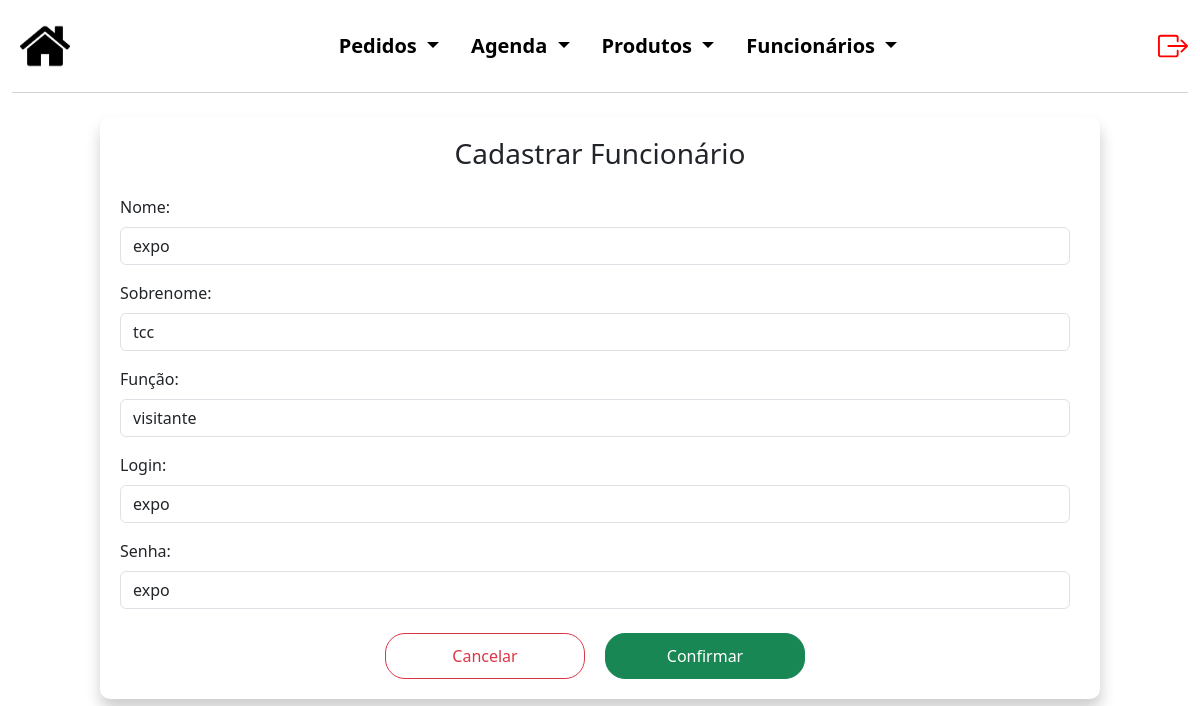
Page /Sistema/funcionarios/editFunc.php (signed in) on the committed database.
### tables this page shows
CREATE TABLE `funcionarios` (
  `cod_func` int(5) NOT NULL,
  `nome` varchar(50) NOT NULL,
  `sobrenome` varchar(50) NOT NULL,
  `funcao` varchar(50) NOT NULL,
  `login` varchar(50) NOT NULL,
  `senha` varchar(50) NOT NULL
);

### Sistema/funcionarios/editFunc.php (the view, shortened to what this page needs)
<?php
$conexao = novaConexao();
$cod_func = is_array($_SESSION['cod_func']) ? $_SESSION['cod_func'][0] : $_SESSION['cod_func'];
$sql_lista = "SELECT * FROM funcionarios WHERE cod_func = :cod_func";
$stmt = $conexao->prepare($sql_lista);
$stmt->bindParam(':cod_func', $cod_func, PDO::PARAM_INT);
$stmt->execute();
$lista = $stmt->fetchAll(PDO::FETCH_ASSOC);
if ($lista) {
    $funcionario = $lista[0];
} else {
    echo "Erro: Funcionário não encontrado.";
    exit;
}
?>
<!DOCTYPE html>
<html lang="pt-BR">
<head>
    <link href="https://cdn.jsdelivr.net/npm/bootstrap@5.3.0/dist/css/bootstrap.min.css" rel="stylesheet">
    <link rel="stylesheet" href="../style.css">
</head>
<body>
    <div class="container-fluid cabecalho">
        <nav class="navbar navbar-light navbar-expand-md" style="background-color: #FFFF;">
            <a class="navbar-brand m-2" href="../admInicial.php">
                <img src="../img/back.png">
            </a>
            <div class="collapse navbar-collapse justify-content-center" id="navegacao">
                <ul class="nav nav-pills justify-content-center listas">
                    <li class="nav-item dropdown">
                        <a class="nav-link dropdown-toggle cor_fonte" href="#" id="navbarDropdownMenuLink"
                            data-bs-toggle="dropdown" aria-haspopup="true" aria-expanded="false">
                            Pedidos
                        </a>
                    </li>
                    <li class="nav-item dropdown">
                        <a class="nav-link dropdown-toggle cor_fonte" href="#" id="navbarDropdownMenuLink"
                            data-bs-toggle="dropdown" aria-haspopup="true" aria-expanded="false">
                            Agenda
                        </a>
                    </li>
                    <li class="nav-item dropdown">
                        <a class="nav-link dropdown-toggle cor_fonte" href="#" id="navbarDropdownMenuLink"
                            data-bs-toggle="dropdown" aria-haspopup="true" aria-expanded="false">
                            Produtos
                        </a>
                    </li>
                    <li class="nav-item dropdown">
                        <a class="nav-link dropdown-toggle cor_fonte" href="#" id="navbarDropdownMenuLink"
                            data-bs-toggle="dropdown" aria-haspopup="true" aria-expanded="false">
                            Funcionários
                        </a>
                    </li>
                </ul>
            </div>
            <a href="../logout.php" class="nav-link justify-content-end" style="color: red;">
            </a>
        </nav>
    </div>
    <div class="container container-custom">
        <h3 class="text-center mb-4">Cadastrar Funcionário</h3>
        <form method="POST">
            <div class="row row-custom">
                <div class="col-custom">
                    <div class="form-group mb-3">
                        <label class="form-label">Nome:</label>
                        <input type="text" class="form-control" name="nome" placeholder="Nome do funcionário"
                            value="<?php echo ($funcionario['nome']); ?>">
                    </div>
                    <div class="form-group mb-3">
                        <label class="form-label">Sobrenome:</label>
                        <input type="text" class="form-control" name="sobrenome" placeholder="Nome do funcionário"
                            value="<?php echo ($funcionario['sobrenome']); ?>">
                    </div>
                    <div class="form-group mb-3">
                        <label class="form-label">Função:</label>
                        <input type="text" class="form-control" name="funcao"
                            placeholder="Ex: atendente, designer, gestor de maquinário..."
                            value="<?php echo ($funcionario['funcao']); ?>">
                    </div>
                    <div class="form-group mb-3">
                        <label class="form-label">Login:</label>
                        <input type="text" class="form-control" name="login" placeholder="Login do sistema"
                            value="<?php echo ($funcionario['login']); ?>">
                    </div>
                    <div class="form-group mb-3">
                        <label class="form-label">Senha:</label>
                        <input type="text" class="form-control" name="senha" placeholder="Senha do login"
                            value="<?php echo ($funcionario['senha']); ?>">
                    </div>
                    <div class="row mt-4 btn-group-custom">
                        <button class="btn btn-outline-danger btn-personalizado" onclick="window.location.href='listaFunc.php';">Cancelar</button>
                        <button type="submit" class="btn btn-success btn-personalizado">Confirmar</button>
                    </div>
                </div>
            </div>
        </form>
    </div>
</body>
</html>

### Sistema/style.css (style rules this page uses)
.cabecalho { margin-bottom: 2%; }
.cor_fonte { color: black; font-weight: bold; text-decoration: none; font-size: 20px; }
.cabecalho img { height: 50px; }
#navbarDropdownMenuLink { background-color: #ffffff; }
nav { border-bottom: 1px solid rgb(210, 211, 211); }
.nav-item.dropdown .nav-link { color: black }
.container-custom { max-width: 1000px; margin: auto; padding: 20px; border-radius: 10px; box-shadow: 0.5px 10px 15px rgba(0, 0, 0, 0.2); }
.row-custom { display: flex; justify-content: space-between; }
.col-custom { flex: 1; margin-right: 10px; }
.btn-group-custom { display: flex; justify-content: center; }
.btn-group-custom button { margin: 0 10px; }
.btn-personalizado { width: 200px; border-radius: 20px; padding: 10px; font-size: 16px; }

### rows in the picture
funcionarios: nome "expo", sobrenome "tcc", funcao "visitante", login "expo", senha "expo"
